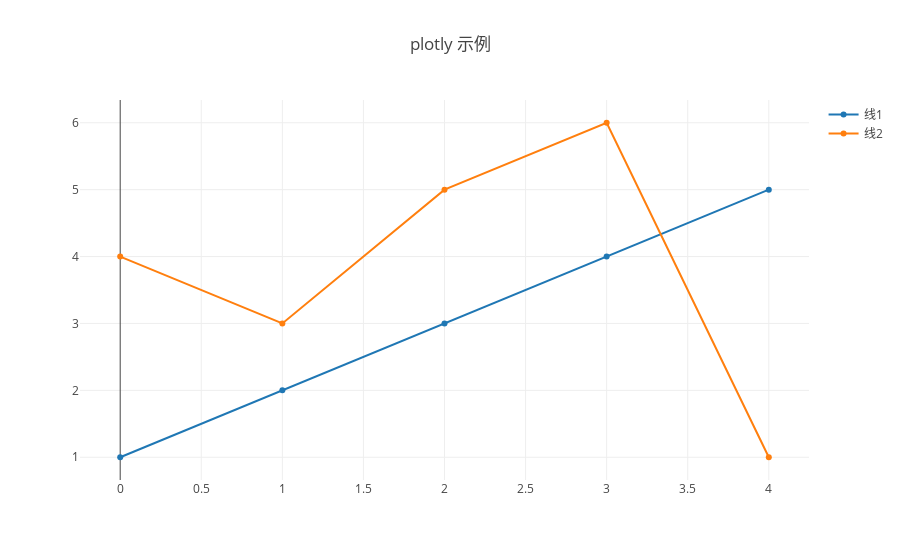

The cell this chart's notebook holds for it:
### Markdown cell above
### Render

由于 OpenDigger 使用 JupyterLab 进行数据分析，我们提供了标准的 [`plotyly`](https://plotly.com/javascript/) 接口来绘制各类图形。

可通过 `openDigger.render.plotly(data, config)` 函数使用 plotly 来绘制图形。

可直接使用 Node.js 内置的 `console.table` 函数进行表格绘制。

### Code cell
openDigger.render.plotly([{y: [1,2,3,4,5],name: '线1'}, {y: [4,3,5,6,1],name: '线2'}], {title: 'plotly 示例'});
console.table([{name: '李雷', score:2.4}, {name: '韩梅梅',score: 3.2}]);

### Figure 1 — Plotly figure (JSON) as saved in the notebook; plotly's stock layout.template omitted (floating-point values rounded to 4 significant figures)
{"data": [{"name": "线1", "y": [1, 2, 3, 4, 5]}, {"name": "线2", "y": [4, 3, 5, 6, 1]}], "layout": {"autosize": true, "title": {"text": "plotly 示例"}, "xaxis": {"autorange": true, "range": [-0.2436, 4.244]}, "yaxis": {"autorange": true, "range": [0.5874, 6.413], "type": "linear"}}}
